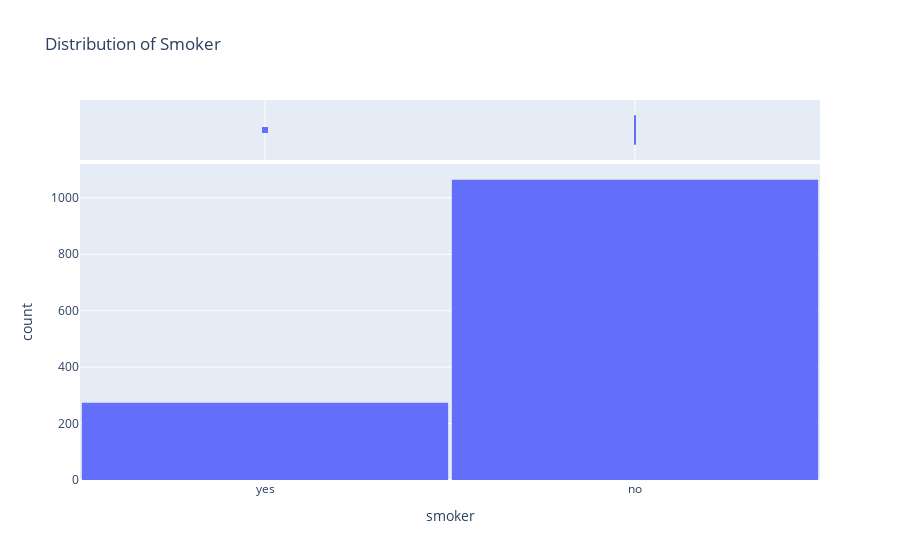

The cell this chart's notebook holds for it:
### Code cell
fig = px.histogram(medical_df,
                   x='smoker',
                   marginal='box',
                   title='Distribution of Smoker')
fig.update_layout(bargap=0.01)
fig.show()

### Figure 1 — Plotly figure (JSON) as saved in the notebook; plotly's stock layout.template omitted (floating-point values rounded to 4 significant figures; data arrays with more than 128 entries replaced by an {"elided": "..."} marker saying what was removed)
{"data": [{"alignmentgroup": "True", "bingroup": "x", "hovertemplate": "smoker=%{x}<br>count=%{y}<extra></extra>", "legendgroup": "", "marker": {"color": "#636efa", "pattern": {"shape": ""}}, "name": "", "offsetgroup": "", "orientation": "v", "showlegend": false, "type": "histogram", "x": {"elided": "1338 str values"}, "xaxis": "x", "yaxis": "y"}, {"alignmentgroup": "True", "hovertemplate": "smoker=%{x}<extra></extra>", "legendgroup": "", "marker": {"color": "#636efa"}, "name": "", "notched": true, "offsetgroup": "", "showlegend": false, "type": "box", "x": {"elided": "1338 str values"}, "xaxis": "x2", "yaxis": "y2"}], "layout": {"autosize": true, "bargap": 0.01, "barmode": "relative", "legend": {"tracegroupgap": 0}, "title": {"text": "Distribution of Smoker"}, "xaxis": {"anchor": "y", "autorange": true, "domain": [0, 1], "range": [-0.5, 1.5], "title": {"text": "smoker"}, "type": "category"}, "xaxis2": {"anchor": "y2", "autorange": true, "domain": [0, 1], "matches": "x", "range": [-0.5, 1.5], "showgrid": true, "showticklabels": false, "type": "category"}, "yaxis": {"anchor": "x", "autorange": true, "domain": [0, 0.8316], "range": [0, 1120], "title": {"text": "count"}}, "yaxis2": {"anchor": "x2", "autorange": true, "domain": [0.8416, 1], "matches": "y2", "range": [-0.5, 0.5], "showgrid": false, "showline": false, "showticklabels": false, "ticks": "", "type": "category"}}}
